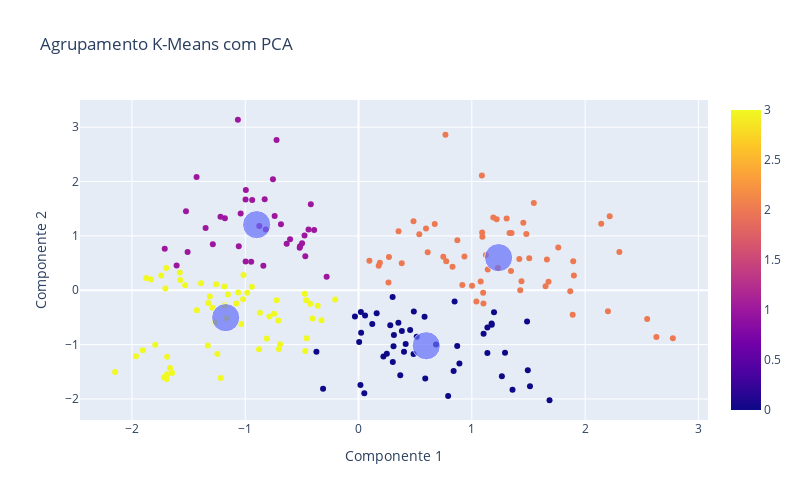

Source (notebook cell):
### Code cell
graf1 = px.scatter(x = df2_pca[:,0], y = df2_pca[:,1], color=classificacao3)
graf2 = px.scatter(x = centroides[:,0], y = centroides[:,1], size = [15, 15, 15, 15])
graf3 = go.Figure(data = graf1.data + graf2.data)
graf3.update_layout(width=800,height=500,title_text='Agrupamento K-Means com PCA')
graf3.update_xaxes(title = 'Componente 1')
graf3.update_yaxes(title = 'Componente 2')
graf3.show()

### Figure 1 — Plotly figure (JSON) as saved in the notebook; plotly's stock layout.template omitted (floating-point values rounded to 4 significant figures; data arrays with more than 128 entries replaced by an {"elided": "..."} marker saying what was removed)
{"data": [{"hovertemplate": "x=%{x}<br>y=%{y}<br>color=%{marker.color}<extra></extra>", "legendgroup": "", "marker": {"color": {"elided": "200 int values"}, "coloraxis": "coloraxis", "symbol": "circle"}, "mode": "markers", "name": "", "orientation": "v", "showlegend": false, "type": "scatter", "x": {"elided": "200 float values"}, "xaxis": "x", "y": {"elided": "200 float values"}, "yaxis": "y"}, {"hovertemplate": "x=%{x}<br>y=%{y}<br>size=%{marker.size}<extra></extra>", "legendgroup": "", "marker": {"color": "#636efa", "size": [15, 15, 15, 15], "sizemode": "area", "sizeref": 0.0375, "symbol": "circle"}, "mode": "markers", "name": "", "orientation": "v", "showlegend": false, "type": "scatter", "x": [0.5977, -0.8992, 1.236, -1.173], "xaxis": "x", "y": [-1.021, 1.207, 0.6001, -0.5041], "yaxis": "y"}], "layout": {"height": 500, "title": {"text": "Agrupamento K-Means com PCA"}, "width": 800, "xaxis": {"autorange": true, "range": [-2.459, 3.085], "title": {"text": "Componente 1"}, "type": "linear"}, "yaxis": {"autorange": true, "range": [-2.387, 3.501], "title": {"text": "Componente 2"}, "type": "linear"}}}
